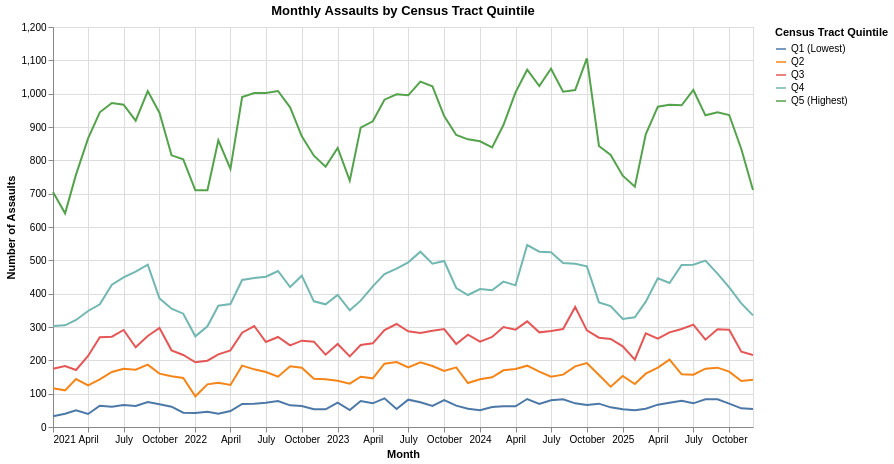

The code cell stored with this chart in its notebook:
### Code cell
Assault["Date"] = pd.to_datetime(Assault["Date"])

if "quintile" in Assault.columns:
    Assault = Assault.drop(columns=["quintile"])

tract_counts = (
    Assault
    .groupby("CENSUS_T_1")
    .size()
    .reset_index(name="total_assaults")
)

tract_counts["quintile"] = pd.qcut(
    tract_counts["total_assaults"],
    5,
    labels=["Q1 (Lowest)", "Q2", "Q3", "Q4", "Q5 (Highest)"]
)

Assault = Assault.merge(
    tract_counts[["CENSUS_T_1", "quintile"]],
    on="CENSUS_T_1",
    how="left"
)

Assault["month"] = Assault["Date"].dt.to_period("M").dt.to_timestamp()

quintile_time = (
    Assault
    .groupby(["month", "quintile"])
    .size()
    .reset_index(name="assault_count")
)

chart = (
    alt.Chart(quintile_time)
    .mark_line()
    .encode(
        x=alt.X("month:T", title="Month"),
        y=alt.Y("assault_count:Q", title="Number of Assaults"),
        color=alt.Color("quintile:N", title="Census Tract Quintile"),
    )
    .properties(
        width=700,
        height=400,
        title="Monthly Assaults by Census Tract Quintile"
    )
)

chart

### Figure 1 — Vega-Lite specification as saved in the notebook (floating-point values rounded to 4 significant figures; data arrays with more than 128 entries replaced by an {"elided": "..."} marker saying what was removed)
{"config": {"view": {"continuousWidth": 300, "continuousHeight": 300}}, "data": {"name": "data-47bb0e892777b0c23fdcb856451ad24a"}, "mark": {"type": "line"}, "encoding": {"color": {"field": "quintile", "title": "Census Tract Quintile", "type": "nominal"}, "x": {"field": "month", "title": "Month", "type": "temporal"}, "y": {"field": "assault_count", "title": "Number of Assaults", "type": "quantitative"}}, "height": 400, "title": "Monthly Assaults by Census Tract Quintile", "width": 700, "$schema": "https://vega.github.io/schema/vega-lite/v6.1.0.json", "datasets": {"data-47bb0e892777b0c23fdcb856451ad24a": {"elided": "300 records"}}}
